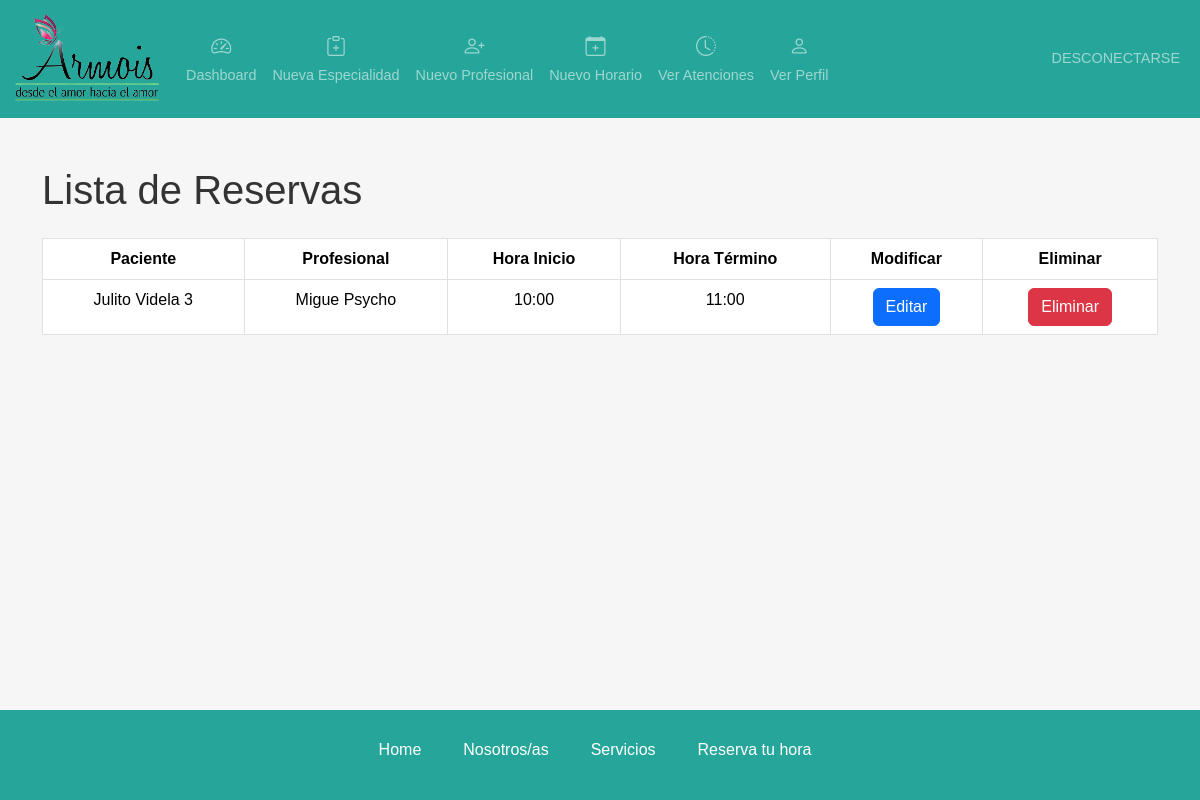
/dashboard/ (signed in), run on an earlier commit of the app's database.
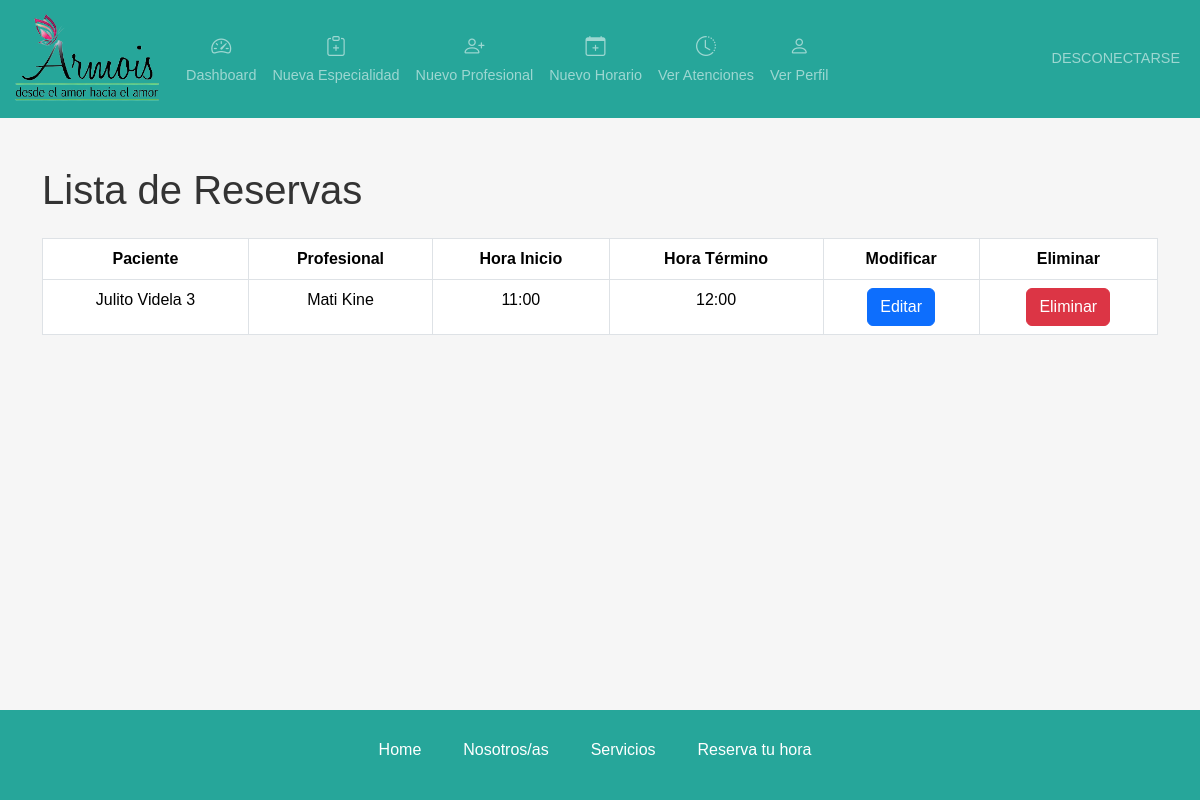
And on a later commit of the database.
### armois/models.py (models this page shows, shortened)
class Reserva(models.Model):
    horario = models.ForeignKey(HorarioAtencion, on_delete=models.CASCADE)
    paciente = models.ForeignKey(Paciente, on_delete=models.CASCADE)
    profesional = models.ForeignKey(Profesional, on_delete=models.CASCADE)
    fecha_reserva = models.DateTimeField(auto_now_add=True)
    is_synced_with_google_calendar = models.BooleanField(default=False)

class Paciente(models.Model):
    user = models.OneToOneField(
        CustomUser, on_delete=models.CASCADE, null=True, blank=True)
    nombre = models.CharField(max_length=100)
    rut = models.CharField(max_length=12)
    telefono = models.CharField(max_length=15)
    correo = models.EmailField()
    sexo = models.CharField(max_length=20)
    direccion = models.CharField(max_length=100)

class Profesional(models.Model):
    user = models.OneToOneField(
        CustomUser, on_delete=models.CASCADE, null=True, blank=True)
    nombre = models.CharField(max_length=100)
    apellido = models.CharField(max_length=100)
    especialidad = models.ForeignKey(Especialidad, on_delete=models.CASCADE)
    subespecialidad = models.ForeignKey(
        Subespecialidad, on_delete=models.CASCADE, null=True, blank=True)
    descripcion = models.TextField()
    telefono = models.CharField(max_length=15)
    correo = models.EmailField()

class HorarioAtencion(models.Model):
    profesional = models.ForeignKey(Profesional, on_delete=models.CASCADE)
    fecha = models.DateField()
    hora_inicio = models.TimeField()
    hora_fin = models.TimeField()
    is_available = models.BooleanField(default=True)

### dashboard/views.py (the view)
# urls.py: path('', views.crud_reservas, name='dashboard'),
@login_required
def crud_reservas(request):
    reservas = Reserva.objects.all()
    return render(request, 'dashboard/dashboard.html', {'reservas': reservas})

### dashboard/templates/dashboard/dashboard.html (shortened to what this page needs)
{% extends 'dashboard/layout.html' %}
{% load static %}
{% block content %}
  <div class="container mt-5">
    <h1 class="mb-4">Lista de Reservas</h1>
    <table class="table table-bordered text-center">
      <thead>
        <tr>
          <th>Paciente</th>
          <th>Profesional</th>
          <th>Hora Inicio</th>
          <th>Hora Término</th>
          <th>Modificar</th>
          <th>Eliminar</th>
        </tr>
      </thead>
      <tbody>
        {% for reserva in reservas %}
          <tr>
            <td>{{ reserva.paciente.nombre }}</td>
            <td>{{ reserva.profesional.nombre }} {{ reserva.profesional.apellido }}</td>
            <td>{{ reserva.horario.hora_inicio }}</td>
            <td>{{ reserva.horario.hora_fin }}</td>
            <td>
              <button type="button" class="btn btn-primary" data-bs-toggle="modal" data-bs-target="#editarReserva" data-id="{{ reserva.id }}" data-paciente="{{ reserva.paciente.nombre }}" data-profesional="{{ reserva.profesional.nombre }} {{ reserva.profesional.apellido }}" data-hora_inicio="{{ reserva.horario.hora_inicio }}" data-hora_fin="{{ reserva.horario.hora_fin }}">Editar</button>
            </td>
            <td>
              <button type="button" class="btn btn-danger">Eliminar</button>
            </td>
          </tr>
        {% endfor %}
      </tbody>
    </table>
  </div>
{% endblock %}

### dashboard/templates/dashboard/layout.html (shortened to what this page needs)
<!DOCTYPE html>
{% load static %}
<html lang="en">
  <head>
    <link href="https://cdn.jsdelivr.net/npm/bootstrap@5.3.3/dist/css/bootstrap.min.css" rel="stylesheet" />
    <link rel="stylesheet" href="{% static 'dashboard/css/styles.css' %}" />
    <link rel="stylesheet" href="https://cdn.jsdelivr.net/npm/bootstrap-icons@1.11.3/font/bootstrap-icons.min.css">
  </head>
  <body>
    {% include 'dashboard/nav.html' %}
    <div class="wrapper">
      {% block content %}{% endblock %}
    </div>
    {% include 'armois/footer.html' %}
  </body>
</html>

### dashboard/templates/dashboard/nav.html (shortened to what this page needs)
{% load static %}
<header>
  <nav class="navbar navbar-expand-lg" data-bs-theme="dark">
    <div class="container-fluid">
      <a class="navbar-brand" href="{% url 'dashboard' %}"><img src="{% static 'armois/img/logo.png' %}" alt="LOGO" width="150" /></a>
      <div class="collapse navbar-collapse" id="navbarSupportedContent">
        <ul class="navbar-nav me-auto mb-2 mb-lg-0 justify-content-center">
          <li class="nav-item text-center">
            <a class="nav-link" href="{% url 'dashboard' %}"><i class="bi bi-speedometer2 d-block mb-1 fs-5"></i>Dashboard</a>
          </li>
          <li class="nav-item text-center">
            <a class="nav-link" href="{% url 'agregar_especialidad' %}"><i class="bi bi-clipboard-plus d-block mb-1 fs-5"></i>Nueva Especialidad</a>
          </li>
          <li class="nav-item text-center">
            <a class="nav-link" href="{% url 'agregar_profesional' %}"><i class="bi bi-person-plus d-block mb-1 fs-5"></i>Nuevo Profesional</a>
          </li>
          <li class="nav-item text-center">
            <a class="nav-link" href="{% url 'agregar_horario' %}"><i class="bi bi-calendar-plus d-block mb-1 fs-5"></i>Nuevo Horario</a>
          </li>
          <li class="nav-item text-center">
            <a class="nav-link" href="{% url 'listar_reservas' %}"><i class="bi bi-clock-history d-block mb-1 fs-5"></i>Ver Atenciones</a>
          </li>
          <li class="nav-item text-center">
            <a class="nav-link" href="{% url 'profile' %}"><i class="bi bi-person d-block mb-1 fs-5"></i>Ver Perfil</a>
          </li>
        </ul>
        <ul class="navbar-nav ms-auto">
          {% if user.is_authenticated %}
            <li class="nav-item">
              <a class="nav-link btn btn-reserva text-uppercase ms-0 ms-lg-2" href="{% url 'logout' %}" role="button">Desconectarse</a>
            </li>
          {% endif %}
        </ul>
      </div>
    </div>
  </nav>
</header>

### armois/templates/armois/footer.html (shortened to what this page needs)
<footer>
  <ul class="nav justify-content-center">
    <li class="nav-item">
      <a class="nav-link" href="{% url 'index' %}">Home</a>
    </li>
    <li class="nav-item">
      <a class="nav-link" href="#somos">Nosotros/as</a>
    </li>
    <li class="nav-item">
      <a class="nav-link" href="#especialidades">Servicios</a>
    </li>
    <li class="nav-item">
      <a class="nav-link" href="{% url 'reservas' %}">Reserva tu hora</a>
    </li>
  </ul>
</footer>

### dashboard/static/dashboard/css/styles.css (style rules this page uses)
:root { --defautl: #fff; --bg-light: #f6f6f6; --success: #26a69a; --reservabtn: #f92880; --reservabtnhv: #F06F9E; --reservabtnhv-antiguo: #f08cb1; --background-bienvenida: #fff3f8; --card-background: #f9b6cf; --card-highlight: #43192e; --subtitulos: #00C3CD; --lightText: #959595; }
body { background-color: var(--bg-light); color: #333; font-family: Arial, sans-serif; margin: 0; padding: 0; display: flex; flex-direction: column; min-height: 100vh; }
.wrapper { flex: 1; }
nav { background-color: var(--success); padding: 10px 0; }
nav .nav-link { font-size: 0.9rem; }
footer .nav-link { color: white; }
footer { background-color: var(--success); padding: 20px 0; text-align: center; width: 100%; position: relative; bottom: 0; left: 0; height: 90px; }
footer .nav-item { margin-right: 10px; }

What changed in the data, as far as the page shows it:
changed Reserva "Julito Videla 3": profesional.nombre "Migue" → "Mati"; profesional.apellido "Psycho" → "Kine"; horario.hora_inicio "10:00" → "11:00"; horario.hora_fin "11:00" → "12:00"
